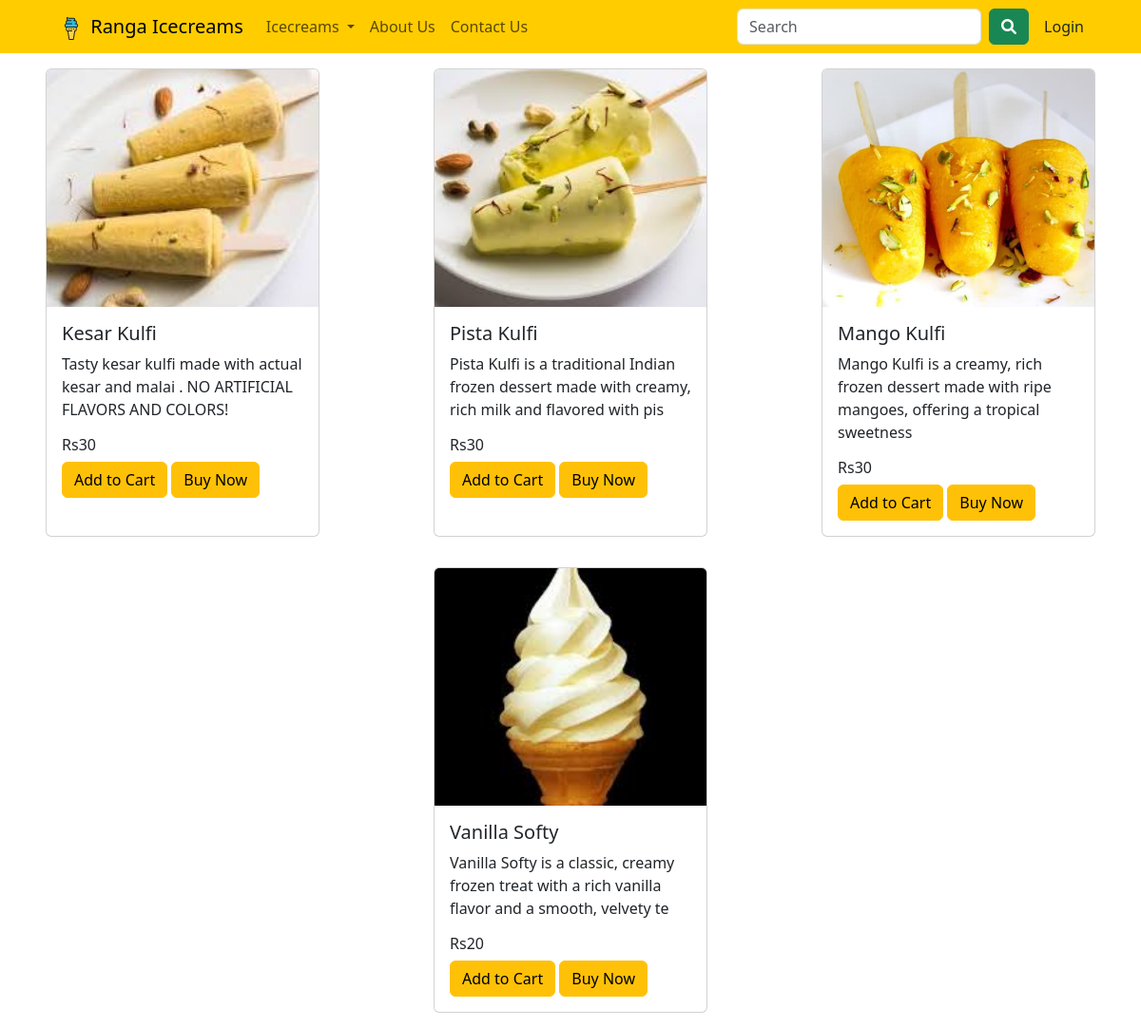
The app's page /shop/ with its own data.
### icecreamShop/models.py (models this page shows, shortened)
class Product(models.Model):
    name = models.CharField(max_length=20)
    image = models.ImageField(upload_to='product/images')
    price = models.IntegerField(validators=[MinValueValidator(20)])
    quantity = models.IntegerField(validators=[MinValueValidator(0)])
    catetgory = models.ForeignKey(Category,on_delete=models.CASCADE) # models.CASCADE means that when the cateogry is deleted from the category model the all the products from the category will also get deleted
    description = models.TextField(max_length=100,null=True,default='')
    availble = models.BooleanField(default=True)
    class Meta:
        verbose_name_plural = "Products"

### icecreamShop/views.py (the view)
# urls.py: path('shop/', views.shop, name='shop'),
def shop(request):
    products = Product.objects.all()
    context = {
        'products': products
    }
    return render(request,"icecreamShop/shop.html",context=context)

### icecreamShop/templates/icecreamShop/shop.html (shortened to what this page needs)
{% extends "icecreamShop/base.html" %}
{% load static %}
{% block body %}
<div class="row">
{% for product  in products %}
    <div class="col p-3 d-flex justify-content-center">
        <div class="card" style="width: 18rem;">
            <img src="{{ product.image.url }}" class="card-img-top" alt="{{ product.name }}">
            <div class="card-body">
                <h5 class="card-title">{{ product.name }}</h5>
                <p class="card-text">{{ product.description }}</p>
                <h6 class="card-text">Rs{{ product.price}}</h6>
                <a href="{% url "add_to_cart" product.id%}" class="btn btn-warning">Add to Cart</a>
                <a href="#" class="btn btn-warning">Buy Now</a>
            </div>
        </div>
    </div>
{% endfor %}
</div>
{% endblock body %}

### icecreamShop/static/icecreamShop/css/style.css (style rules this page uses)
.card img { height: 250px; object-fit: cover; }

### records on screen
Product: image (picture), name "Kesar Kulfi", description "Tasty kesar kulfi made with actual kesar and malai . NO ARTIFICIAL FLAVORS AND COLORS!", price "30"
Product: image (picture), name "Pista Kulfi", description "Pista Kulfi is a traditional Indian frozen dessert made with creamy, rich milk and flavored with pis", price "30"
Product: image (picture), name "Mango Kulfi", description "Mango Kulfi is a creamy, rich frozen dessert made with ripe mangoes, offering a tropical sweetness", price "30"
Product: image (picture), name "Vanilla Softy", description "Vanilla Softy is a classic, creamy frozen treat with a rich vanilla flavor and a smooth, velvety te", price "20"
